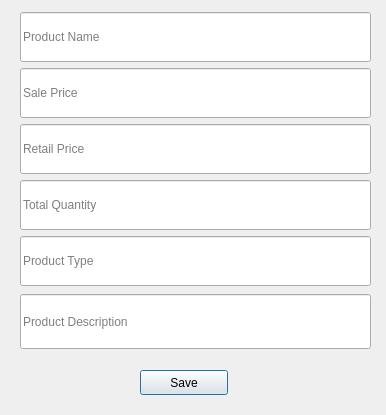
<?xml version="1.0" encoding="UTF-8"?>
<ui version="4.0">
 <class>Newproductinfo</class>
 <widget class="QDialog" name="Newproductinfo">
  <property name="geometry">
   <rect>
    <x>0</x>
    <y>0</y>
    <width>386</width>
    <height>415</height>
   </rect>
  </property>
  <property name="windowTitle">
   <string>Dialog</string>
  </property>
  <widget class="QWidget" name="verticalLayoutWidget">
   <property name="geometry">
    <rect>
     <x>20</x>
     <y>10</y>
     <width>351</width>
     <height>341</height>
    </rect>
   </property>
   <layout class="QVBoxLayout" name="verticalLayout">
    <item>
     <spacer name="verticalSpacer">
      <property name="orientation">
       <enum>Qt::Vertical</enum>
      </property>
      <property name="sizeType">
       <enum>QSizePolicy::Fixed</enum>
      </property>
      <property name="sizeHint" stdset="0">
       <size>
        <width>20</width>
        <height>2</height>
       </size>
      </property>
     </spacer>
    </item>
    <item>
     <widget class="QLineEdit" name="lineEdit_product">
      <property name="maximumSize">
       <size>
        <width>16777215</width>
        <height>50</height>
       </size>
      </property>
      <property name="placeholderText">
       <string>Product Name</string>
      </property>
     </widget>
    </item>
    <item>
     <widget class="QLineEdit" name="lineEdit_sale">
      <property name="maximumSize">
       <size>
        <width>16777215</width>
        <height>50</height>
       </size>
      </property>
      <property name="placeholderText">
       <string>Sale Price</string>
      </property>
     </widget>
    </item>
    <item>
     <widget class="QLineEdit" name="lineEdit_retail">
      <property name="maximumSize">
       <size>
        <width>16777215</width>
        <height>50</height>
       </size>
      </property>
      <property name="placeholderText">
       <string>Retail Price</string>
      </property>
     </widget>
    </item>
    <item>
     <widget class="QLineEdit" name="lineEdit_quantity">
      <property name="maximumSize">
       <size>
        <width>16777215</width>
        <height>50</height>
       </size>
      </property>
      <property name="placeholderText">
       <string>Total Quantity</string>
      </property>
     </widget>
    </item>
    <item>
     <widget class="QLineEdit" name="lineEdit_productType">
      <property name="maximumSize">
       <size>
        <width>16777215</width>
        <height>50</height>
       </size>
      </property>
      <property name="placeholderText">
       <string>Product Type</string>
      </property>
     </widget>
    </item>
    <item>
     <widget class="QLineEdit" name="lineEdit_productDescription">
      <property name="minimumSize">
       <size>
        <width>0</width>
        <height>55</height>
       </size>
      </property>
      <property name="maximumSize">
       <size>
        <width>16777215</width>
        <height>50</height>
       </size>
      </property>
      <property name="placeholderText">
       <string>Product Description</string>
      </property>
     </widget>
    </item>
    <item>
     <spacer name="verticalSpacer_2">
      <property name="orientation">
       <enum>Qt::Vertical</enum>
      </property>
      <property name="sizeType">
       <enum>QSizePolicy::Fixed</enum>
      </property>
      <property name="sizeHint" stdset="0">
       <size>
        <width>20</width>
        <height>2</height>
       </size>
      </property>
     </spacer>
    </item>
   </layout>
  </widget>
  <widget class="QPushButton" name="pushButton_newproduct">
   <property name="geometry">
    <rect>
     <x>140</x>
     <y>370</y>
     <width>88</width>
     <height>25</height>
    </rect>
   </property>
   <property name="text">
    <string>Save</string>
   </property>
  </widget>
 </widget>
 <resources/>
 <connections/>
</ui>
